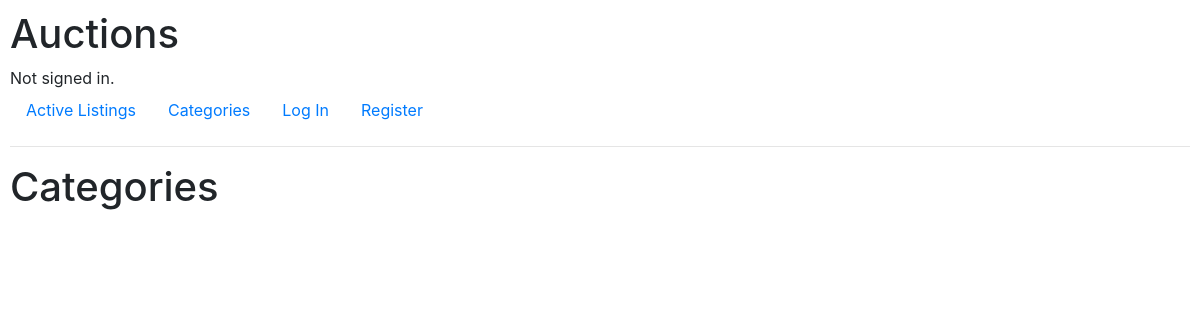
/categories, run on an earlier commit of the app's database.
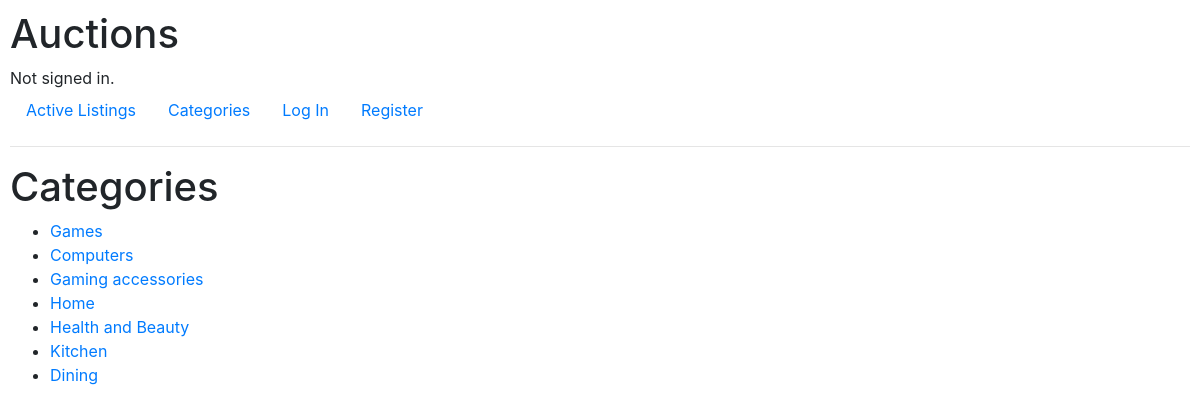
And on a later commit of the database.
### auctions/models.py (models this page shows, shortened)
class Category(models.Model):
    name = models.CharField(max_length=100)

### auctions/views.py (the view)
# urls.py: path("categories", views.categories, name="categories"),
def categories(request):
    categories = Category.objects.all()
    return render(request, 'auctions/categories.html', {'categories': categories})

### auctions/templates/auctions/categories.html
{% extends "auctions/layout.html" %}
{% block body %}
    <h1>Categories</h1>
    <ul>
        {% for category in categories %}
            <li><a href="{% url 'category_detail' category.id %}">{{ category.name }}</a></li>
        {% endfor %}
    </ul>
{% endblock %}

What changed in the data, as far as the page shows it:
added Category: name "Games"
added Category: name "Computers"
added Category: name "Gaming accessories"
added Category: name "Home"
added Category: name "Health and Beauty"
added Category: name "Kitchen"
added Category: name "Dining"
